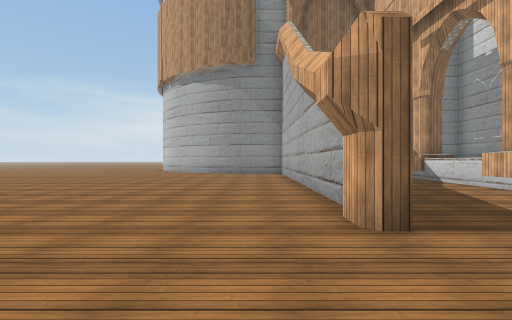
view 1 (above)

22 first-person views from a walk through a 3-D level made in the Unity game engine. The camera is 1.2 m above the floor, looks level and sees 85° across. The floor is counted in squares, 2 m on a side. Each view is taken from the middle of a square. On the plan, view 1 faces up. The plan holds only what a view shows up to about 9 squares ahead; the rest is blank. The place goes on beyond the plan. Some surface patterns are stand-ins.

view 2
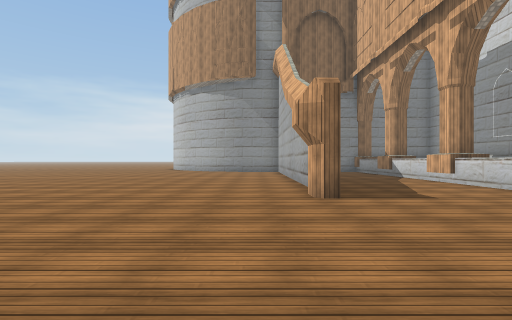

view 3
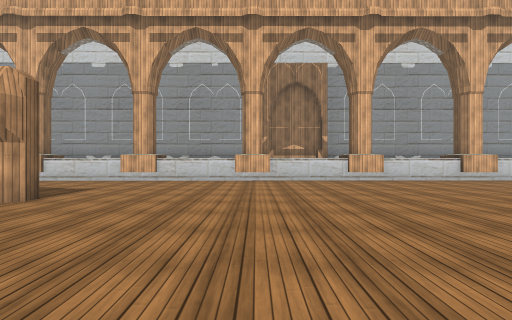

view 4
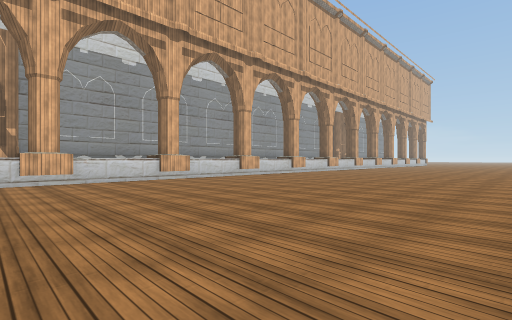

view 5
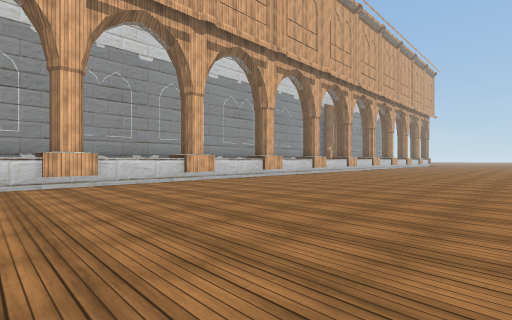

view 6
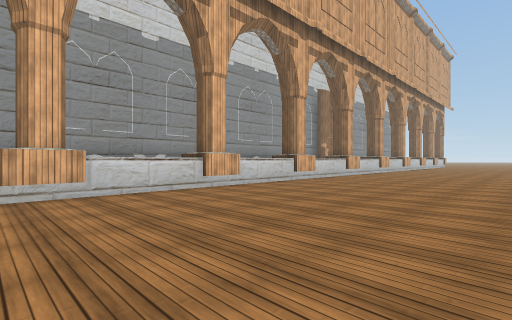

view 7
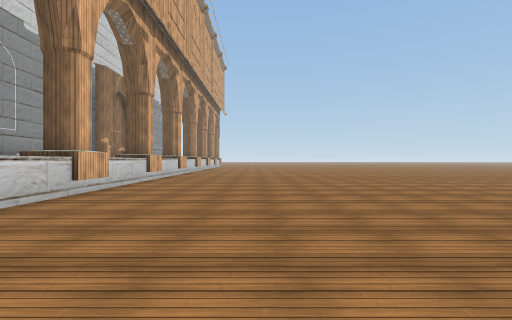

view 8
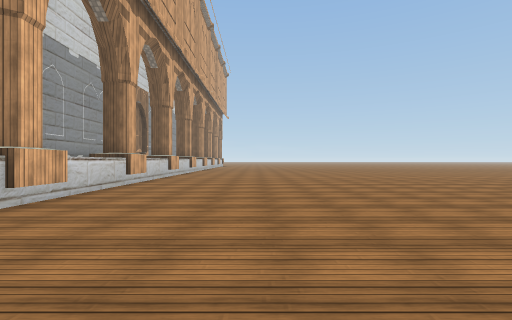

view 9
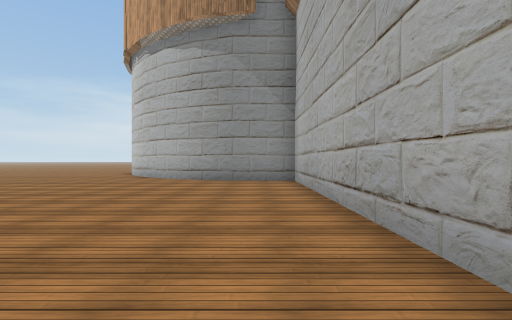

view 10
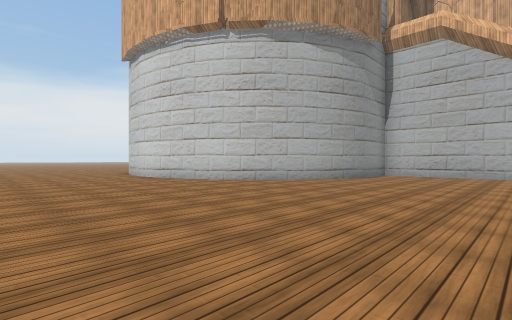

view 11
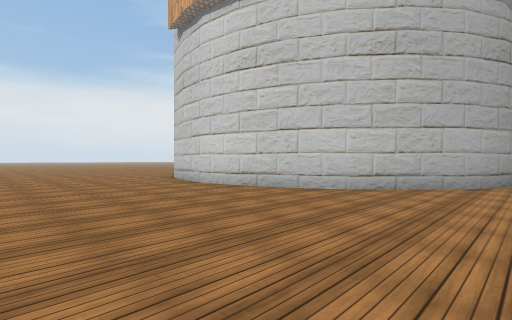

view 12
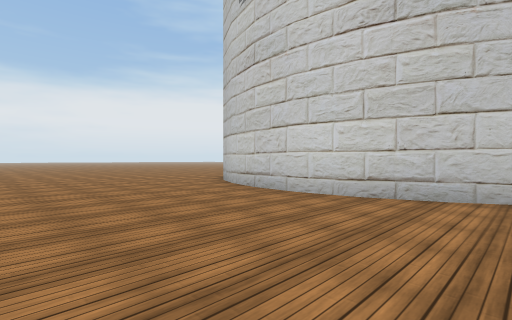

view 13
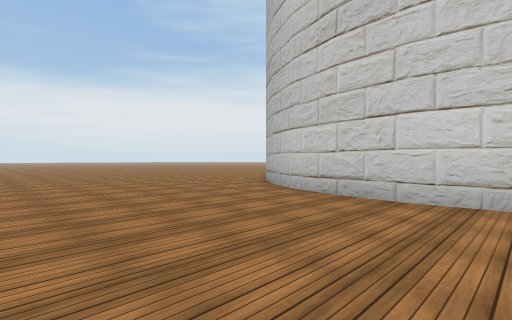

view 14
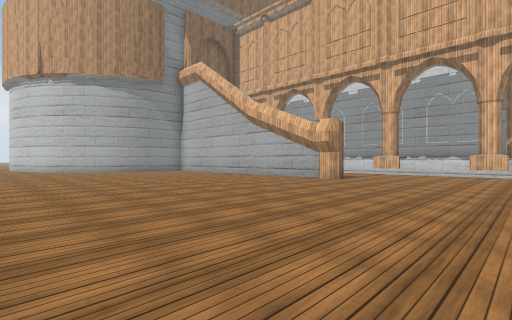

view 15
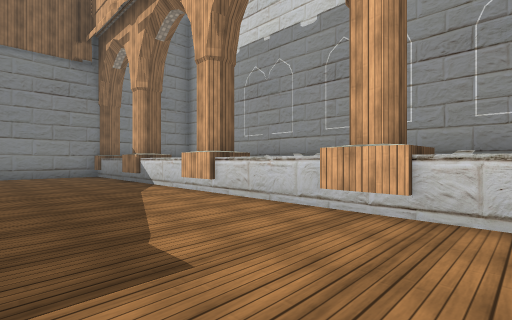

view 16
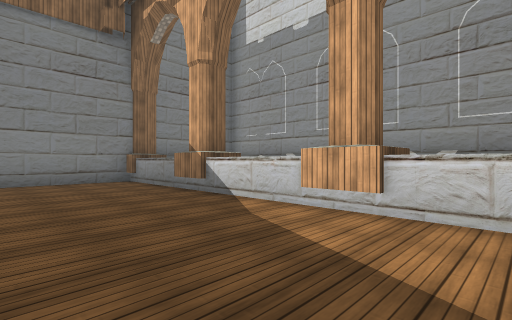

view 17
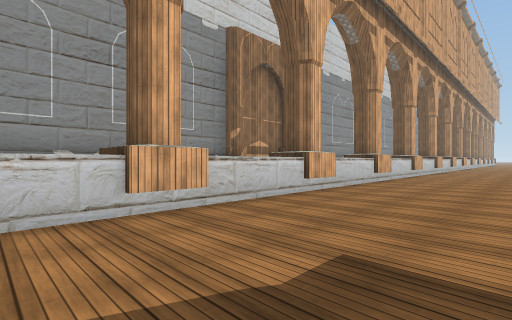

view 18
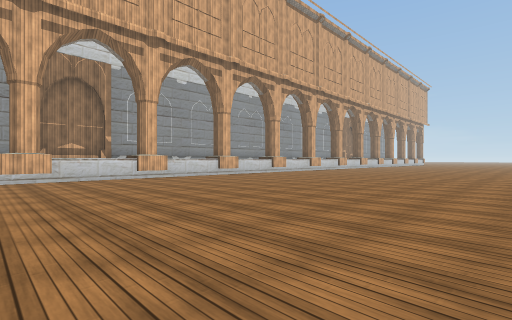

view 19
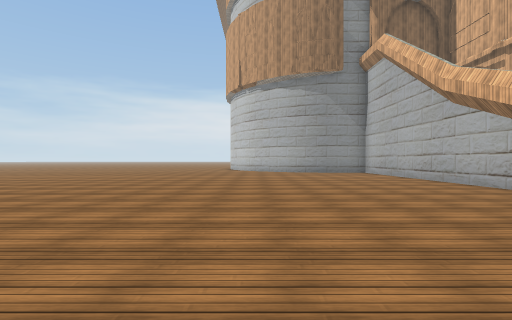

view 20
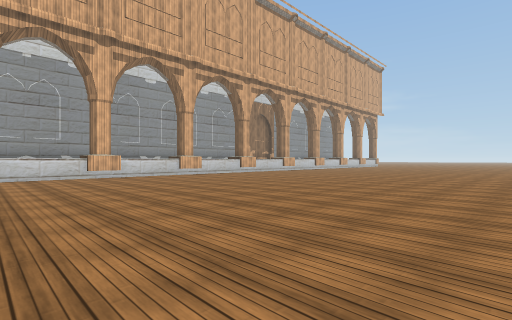

view 21
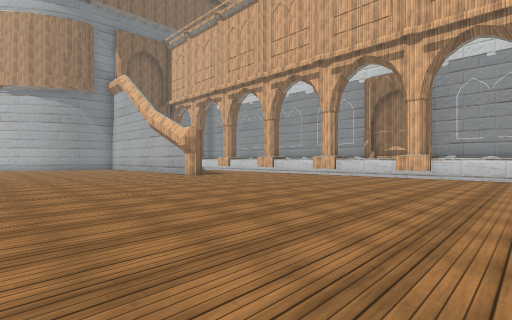

view 22
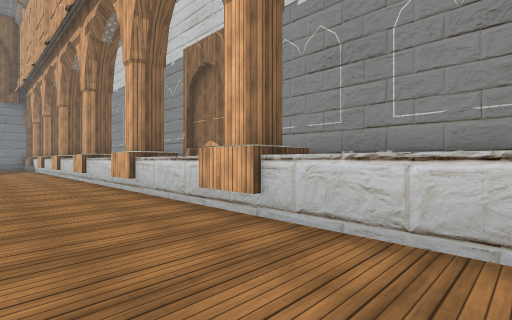

### Floor plan
Points are (right, up) in squares from view 1. A wall is a line through its corners. A room is listed if a view was taken in it or the views show most of it. See-through windows are left out.
Room 1 (views 1, 2, 3, 4, 5, 6, 7, 8, 9, 10, 11, 12, 13, 14, 15, 16, 17, 18, 19, 20, 21, 22)
walls: (0.9, 2.5) (0.9, 3.1); (1.2, 3.7) (1.1, 12.1); (4.9, -0.4) (6.1, -0.4); (4.9, -3.7) (6.1, -3.7); (5.8, -1.4) (4.9, -1.4); (4.9, 2.9) (6.1, 2.9); (5, -7) (6.1, -7); (6.1, -4.7) (4.9, -4.7); (6.1, 1.9) (4.9, 1.9); (6.1, -7.9) (5, -8); (5, -10.2) (6, -10.2); (6, 5.2) (4.9, 5.1); (6, 8.4) (4.9, 8.4); (5, -13.5) (6.1, -13.5); (-1.8, 12.4) (-3, 13.1); (-2.9, 13) (-3.9, 13.8) (-4.7, 14.8); (6, 11.7) (4.9, 11.7); (-4.7, 14.7) (-5.3, 15.9); (5, -16.8) (6.1, -16.8); (-5.2, 15.8) (-5.6, 17.1); (-5.6, 16.9) (-5.7, 18.3); (5, -20) (6.1, -20); (5.2, -20.5) (5.1, 12.1) (-0.7, 12.1) (-1.9, 12.5); (-5.7, 18.2) (-5.6, 19.4) (-5.3, 20.7); (-5.3, 20.6) (-4.7, 21.7) (-3.9, 22.7)

Where each view was taken, in squares from view 1:
view 1: 0 up, 0 right, facing up
view 2: 2 down, 0 right, facing up
view 3: 1 down, 3 left, facing right
view 4: 3 down, 3 left, facing down-right
view 5: 6 down, 2 left, facing down-right
view 6: 10 down, 0 right, facing down-right
view 7: 12 down, 2 right, facing down
view 8: 10 down, 2 right, facing down
view 9: 4 up, 0 right, facing up
view 10: 8 up, 10 left, facing up-right
view 11: 12 up, 10 left, facing up-right
view 12: 15 up, 10 left, facing up-right
view 13: 17 up, 10 left, facing up-right
view 14: 2 down, 7 left, facing up-right
view 15: 1 up, 2 right, facing up-right
view 16: 4 up, 2 right, facing up-right
view 17: 4 up, 2 right, facing down-right
view 18: 0 up, 4 left, facing down-right
view 19: 1 down, 4 left, facing up
view 20: 11 down, 5 left, facing down-right
view 21: 7 down, 5 left, facing up-right
view 22: 10 down, 3 right, facing up-right
